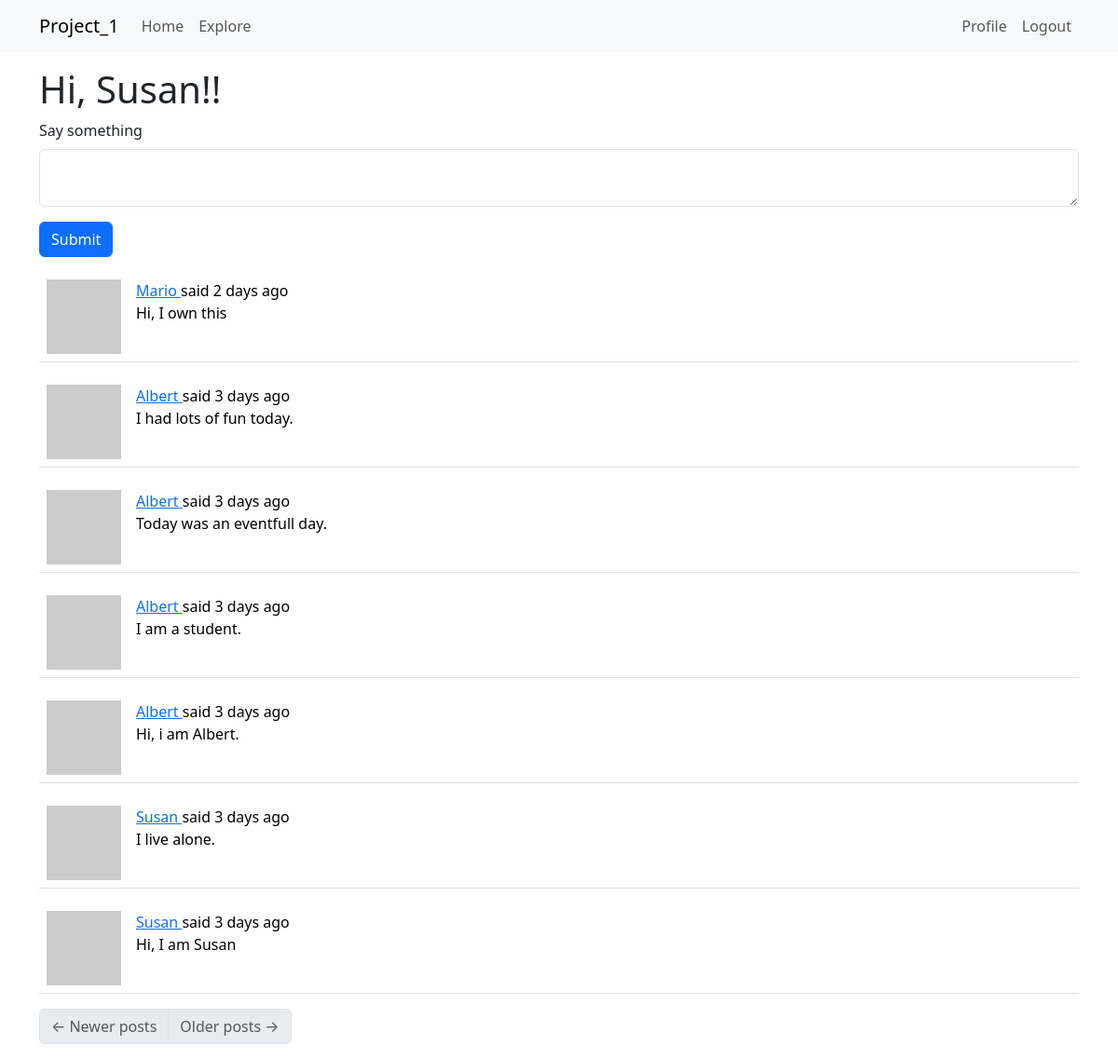
The app's page /index (signed in) with its own data.
### app/models.py (models this page shows, shortened)
class User(UserMixin, db.Model):
    id: so.Mapped[int] = so.mapped_column(primary_key=True)
    username: so.Mapped[str] = so.mapped_column(sa.String(64), index=True, unique=True)
    email: so.Mapped[str] = so.mapped_column(sa.String(120), index=True, unique=True)
    password_hash: so.Mapped[Optional[str]] = so.mapped_column(sa.String(256))
    posts: so.WriteOnlyMapped['Post'] = so.relationship(back_populates='author')
    about_me: so.Mapped[Optional[str]] = so.mapped_column(sa.String(140))
    last_seen: so.Mapped[Optional[datetime]] = so.mapped_column(default=lambda: datetime.now(timezone.utc))
    following: so.WriteOnlyMapped['User'] = so.relationship(
        secondary=followers, primaryjoin=(followers.c.follower_id == id),
        secondaryjoin=(followers.c.followed_id ==id),
        back_populates='followers')
    followers: so.WriteOnlyMapped['User'] = so.relationship(
        secondary=followers, primaryjoin=(followers.c.followed_id == id),
        secondaryjoin=(followers.c.follower_id ==id),
        back_populates='following')
    def avatar(self, size):
        digest = md5(self.email.lower().encode('utf-8')).hexdigest()
        return f'https://www.gravatar.com/avatar/{digest}?d=identicon&s={size}'
    def following_posts(self):
        Author = so.aliased(User)
        Follower = so.aliased(User)
        return (
            sa.select(Post)
            .join(Post.author.of_type(Author))
            .join(Author.followers.of_type(Follower), isouter=True)
            .where(sa.or_(
                Follower.id == self.id,
                Author.id == self.id,
                ))
            .group_by(Post)
            .order_by(Post.timestamp.desc())
        )

class Post(db.Model):
    id: so.Mapped[int] = so.mapped_column(primary_key=True)
    body: so.Mapped[str] = so.mapped_column(sa.String(140))
    timestamp: so.Mapped[datetime] = so.mapped_column(index=True, default=lambda: datetime.now(timezone.utc))
    user_id: so.Mapped[int] = so.mapped_column(sa.ForeignKey(User.id), index=True)
    author: so.Mapped[User] = so.relationship(back_populates='posts')
    language: so.Mapped[Optional[str]] = so.mapped_column(sa.String(5))

### app/main/routes.py (the view)
@bp.route('/', methods = ['GET', 'POST'])
@bp.route('/index', methods = ['GET', 'POST'])
@login_required
def index():
    form = PostForm()
    if form.validate_on_submit():
        post = Post(body=form.post.data, author=current_user,)
        db.session.add(post)
        db.session.commit()
        flash(_('Your post is now live!'))
        return redirect(url_for('main.index'))
    page = request.args.get('page', 1, type=int)
    posts = db.paginate(current_user.following_posts(), page=page,
                        per_page=current_app.config['POSTS_PER_PAGE'], error_out=False)
    next_url = url_for('main.index', page=posts.next_num) \
        if posts.has_next else None
    prev_url = url_for('main.index', page=posts.prev_num) \
        if posts.has_prev else None
    return render_template('index.html', title= _('Home'), form=form,
                            posts=posts.items, next_url=next_url,
                            prev_url=prev_url)

### app/main/forms.py
class PostForm(FlaskForm):
    post = TextAreaField(_l('Say something'), validators=[DataRequired(), Length(min=1, max=140)])
    submit = SubmitField(_l('Submit'))

### app/__init__.py (called while the page is built)
def get_locale():
    return request.accept_languages.best_match(current_app.config['LANGUAGES'])

### app/main/routes.py (called while the page is built)
@bp.before_app_request
def before_request():
    if current_user.is_authenticated:
        current_user.last_seen = datetime.now(timezone.utc)
        db.session.commit()
    g.locale = str(get_locale())

### app/models.py (called while the page is built)
@login.user_loader
def load_user(id):
    return db.session.get(User, int(id))

### app/templates/index.html
{% extends "base.html" %}
{% import "bootstrap_wtf.html" as wtf %}
{% block content %}
    <h1>{{ _('Hi, %(username)s!', username=current_user.username) }}!</h1>
    {% if form %}
    {{ wtf.quick_form(form) }}
    {% endif %}
    {% for post in posts %}
        {% include '_post.html' %}
    {% endfor %}
    <nav aria-label="Post navigation">
        <ul class="pagination">
            <li class="page-item{% if not prev_url %} disabled{% endif %}">
                <a class="page-link" href="{{ prev_url }}">
                    <span aria-hidden="true">&larr;</span> {{ _('Newer posts') }}
                </a>
            </li>
            <li class="page-item{% if not next_url %} disabled{% endif %}">
                <a class="page-link" href="{{ next_url }}">
                    {{ _('Older posts') }} <span aria-hidden="true">&rarr;</span>
                </a>
            </li>
        </ul>
    </nav>
{% endblock %}

### app/templates/_post.html (shortened to what this page needs)
        <table class="table table-hover">
            <tr>
                <td width="70px">
                    <a href="{{ url_for('main.user', username=post.author.username) }}">
                        <img src="{{ post.author.avatar(70) }}">
                    </a>
                </td>
                <td>
                    {{ _('%(username)s said %(when)s',
                        username=user_link, when=moment(post.timestamp).fromNow()) }}
                    <br>
                    {{ post.body }}
                </td>
            </tr>
        </table>

### records on screen
Post: body "Hi, I own this"
Post: body "I had lots of fun today."
Post: body "Today was an eventfull day."
Post: body "I am a student."
Post: body "Hi, i am Albert."
Post: body "I live alone."
Post: body "Hi, I am Susan"

### other values on screen
{{ field.label(class='form-label') }} "Say something"
